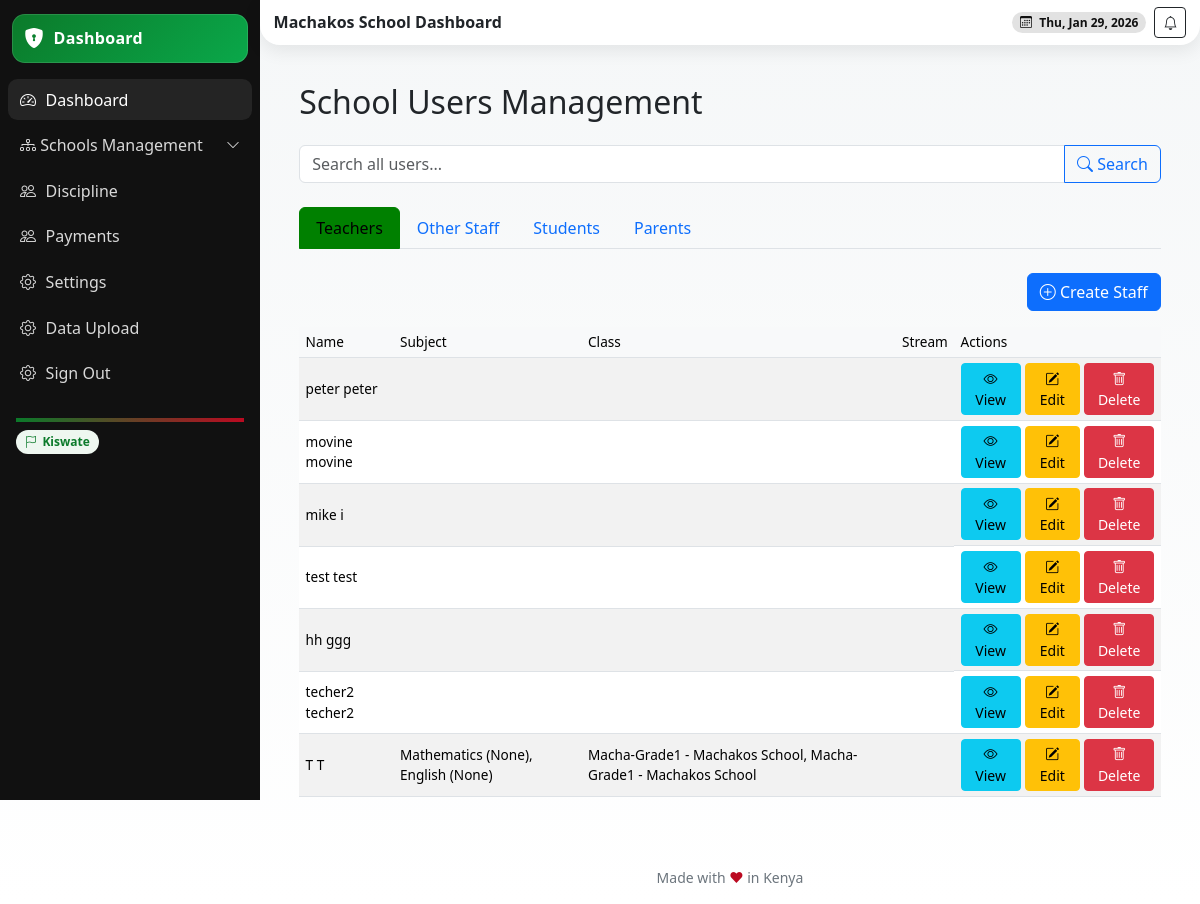
Page /school-users/ (signed in) on the earlier database version.
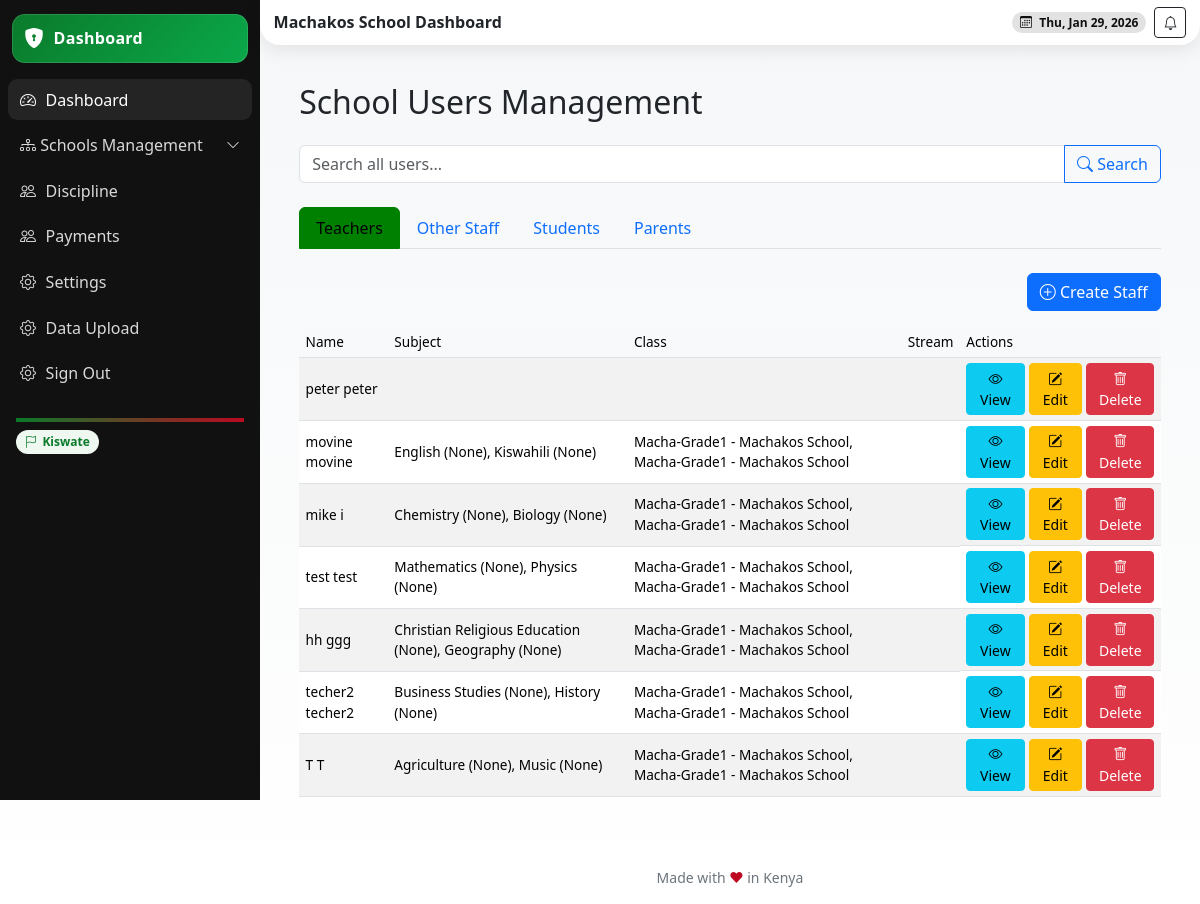
Same page on the later database version.
### school/models.py (models this page shows, shortened)
class StaffProfile(models.Model):
    user = models.OneToOneField(User, on_delete=models.CASCADE)
    staff_id = models.CharField(max_length=50, unique=True, db_index=True)
    date_of_birth = models.DateField(blank=True, null=True)
    gender = models.CharField(max_length=10, choices=GENDER_CHOICES, blank=True)
    employment_date = models.DateField(blank=True, null=True)
    position = models.CharField(max_length=100, choices=POSITION_CHOICES)
    tsc_number = models.CharField(max_length=50, unique=True, blank=True, null=True)
    qualification = models.TextField(blank=True, null=True)
    subjects = models.ManyToManyField(Subject, related_name='teachers_subjects', blank=True, null=True)  # Changed(max_length=255, blank=True, null=True)
    bio = models.TextField(blank=True, null=True)
    profile_picture = models.ImageField(upload_to='teachers/', blank=True, null=True)
    school = models.ForeignKey(School, on_delete=models.CASCADE)
    department = models.CharField(max_length=50, blank=True)  # e.g., 'Dining Hall', 'School Gate'
    roles = models.ManyToManyField(Role, blank=True, related_name='staff_members')

class Subject(models.Model):
    name = models.CharField(max_length=255)
    description = models.TextField(blank=True)
    code = models.CharField(max_length=100, blank=True)
    school = models.ForeignKey(School, on_delete=models.CASCADE)
    grade = models.ForeignKey(Grade, on_delete=models.CASCADE, related_name='subjects')
    pathway = models.ForeignKey(
        Pathway,
        on_delete=models.CASCADE,
        related_name='subjects',
        blank=True,
        null=True
    )
    start_date = models.DateField()
    end_date = models.DateField(blank=True, null=True)
    sessions_per_week = models.PositiveIntegerField(default=2)
    is_elective = models.BooleanField(default=False)
    is_active = models.BooleanField(default=True)
    def __str__(self):
        return f"{self.name} ({self.pathway})"

class Grade(models.Model):
    name = models.CharField(max_length=50)
    school = models.ForeignKey(School, on_delete=models.CASCADE, related_name='grades')
    lessons_per_term = models.PositiveIntegerField(default=9)
    description = models.TextField(blank=True)
    code = models.CharField(max_length=50, db_index=True)
    capacity = models.PositiveIntegerField(default=30)
    created_at = models.DateTimeField(auto_now_add=True)
    is_active = models.BooleanField(default=True)
    class Meta:
        unique_together = ['school', 'code']
    def __str__(self):
        return f"{self.name} - {self.school.name}"

class School(models.Model):
    name = models.CharField(max_length=255)
    school_admin = models.OneToOneField(User, on_delete=models.CASCADE, related_name='school_admin_profile')
    code = models.CharField(max_length=50, unique=True)
    address = models.TextField(blank=True)
    contact_email = models.EmailField()
    contact_phone = models.CharField(max_length=15)
    county = models.ForeignKey(County, on_delete=models.SET_NULL, null=True, blank=True)
    city = models.ForeignKey(City, on_delete=models.SET_NULL, null=True, blank=True)
    constituency = models.ForeignKey(Constituency, on_delete=models.SET_NULL, null=True, blank=True)
    sub_county = models.ForeignKey(SubCounty, on_delete=models.SET_NULL, null=True, blank=True)
    ward = models.ForeignKey(Ward, on_delete=models.SET_NULL, null=True, blank=True)
    created_at = models.DateTimeField(auto_now_add=True)
    is_active = models.BooleanField(default=True)

### userauths/models.py (models this page shows, shortened)
class User(AbstractUser):
    COUNTRY_CURRENCY_MAP = {
        'KENYA': 'KES',
        'UGANDA': 'UGX',
    }
    username = None  # Disable username field
    phone_number = models.CharField(max_length=15, unique=True)
    country = models.CharField(max_length=15,blank=True, null=True)
    email = models.EmailField(unique=True)
    first_name = models.CharField(max_length=50)
    last_name = models.CharField(max_length=50)
    is_staff = models.BooleanField(default=False)
    is_superuser = models.BooleanField(default=False)
    is_admin = models.BooleanField(default=False)
    school_staff = models.BooleanField(default=False)
    is_student = models.BooleanField(default=False)
    is_teacher = models.BooleanField(default=False)
    is_parent = models.BooleanField(default=False)
    is_active = models.BooleanField(default=True)
    is_verified = models.BooleanField(default=False)
    created_at = models.DateTimeField(auto_now_add=True)
    updated_at = models.DateTimeField(auto_now=True)
    objects = CustomUserManager()
    USERNAME_FIELD = 'email'  # Use email as the username field
    REQUIRED_FIELDS = ['first_name', 'last_name', 'phone_number']  # Required fields for createsuperuser
    class Meta:
        ordering = ['-created_at']

### school/views.py (the view, shortened to what this page needs)
# urls.py: path("school-users/", views.school_users, name="school-users"),
@login_required
def school_users(request):
    school = None
    try:
        school = request.user.school_admin_profile.school
    except AttributeError:
        try:
            school = request.user.staffprofile.school
        except AttributeError as e:
            logger.warning(f"Permission denied for user {request.user.email}: {e}")
            messages.error(
                request,
                f"You do not have permission to access this page. (User: {request.user.email})"
            )
            return redirect('userauths:sign-in')
    query = request.GET.get('q', '')
    teachers = StaffProfile.objects.filter(school=school, position='teacher').select_related('user').order_by('-user__created_at')
    if query:
        teachers = teachers.filter(
            Q(user__first_name__icontains=query) |
            Q(user__last_name__icontains=query)
        )
    teachers_page = paginate(request, teachers)
    other_staff = StaffProfile.objects.filter(school=school).exclude(position='teacher').select_related('user').order_by('-user__created_at')
    if query:
        other_staff = other_staff.filter(
            Q(user__first_name__icontains=query) |
            Q(user__last_name__icontains=query)
        )
    staff_page = paginate(request, other_staff)
    students = Student.objects.filter(school=school).select_related('user', 'grade_level').order_by('-user__created_at')
    students_page = paginate(request, students)
    parents = Parent.objects.filter(school=school).select_related('user').order_by('-user__created_at')
    parents_page = paginate(request, parents)
    student_update_forms = {st.id: StudentUpdateForm(instance=st) for st in students}
    parent_update_forms = {p.id: ParentUpdateForm(instance=p) for p in parents}
    staff_update_forms = {s.id: StaffUpdateForm(instance=s) for s in list(other_staff) + list(teachers)}
    context = {
        'school': school,
        'query': query,
        'teachers': teachers,
        'teachers_page': teachers_page,
        'other_staff': other_staff,
        'staff_page': staff_page,
        'students': students,
        'students_page': students_page,
        'parents': parents,
        'parents_page': parents_page,
        'student_update_forms': student_update_forms,
        'parent_update_forms': parent_update_forms,
        'staff_update_forms': staff_update_forms,
        'student_form': StudentCreationForm(school=school),
        'parent_form': ParentCreationForm(school=school),
        'parent_student_form': ParentStudentCreationForm(school=school),
        'assign_form': AssignParentStudentForm(school=school),
        'staff_form': StaffCreationForm(school=school),
    }
    return render(request, 'school/staff.html', context)

### school/forms.py (shortened to what this page needs)
class ParentCreationForm(BaseForm):
    send_email = forms.BooleanField(required=False, initial=True, label="Send welcome email")
    reset_password = forms.BooleanField(required=False, initial=False, label="Reset password")
    first_name = forms.CharField(max_length=100, required=True)
    last_name = forms.CharField(max_length=100, required=True)
    email = forms.EmailField(required=True)
    phone_number = forms.CharField(max_length=20, required=True)
    class Meta:
        model = Parent
        fields = [
            'parent_id', 'date_of_birth', 'gender', 'address', 'bio', 'profile_picture'
        ]
        widgets = {
            'date_of_birth': forms.DateInput(attrs={'type': 'date'}),
            'address': forms.Textarea(attrs={'rows': 3}),
            'bio': forms.Textarea(attrs={'rows': 2}),
        }
    def __init__(self, *args, **kwargs):
        school = kwargs.pop('school', None)  # Already pops correctly
        super().__init__(*args, **kwargs)
        self.school = school  # Redundant but safe

### school/models.py (called while the page is built)
    def __str__(self):
        return self.name

    def __str__(self):
        return f"{self.user.get_full_name()} - {self.school.name} ({self.parent_id})"

### templates/school/staff.html (shortened to what this page needs)
{% extends 'school/base.html' %}
{% load static %}
{% load widget_tweaks form_extras %}
{% block content %}
<section class="content container-fluid py-4">
<div class="container">
<h2 class="mb-4">School Users Management</h2>
<form method="GET" class="mb-4">
<div class="input-group">
<input type="text" name="q" class="form-control" placeholder="Search all users..." value="{{ query }}">
<button class="btn btn-outline-primary" type="submit"><i class="bi bi-search"></i> Search</button>
</div>
</form>
<ul class="nav nav-tabs mb-4" id="userTabs">
<li class="nav-item">
<button class="nav-link active" data-bs-toggle="tab" data-bs-target="#teachers">Teachers</button>
</li>
<li class="nav-item">
<button class="nav-link" data-bs-toggle="tab" data-bs-target="#staff">Other Staff</button>
</li>
<li class="nav-item">
<button class="nav-link" data-bs-toggle="tab" data-bs-target="#students">Students</button>
</li>
<li class="nav-item">
<button class="nav-link" data-bs-toggle="tab" data-bs-target="#parents">Parents</button>
</li>
</ul>
<div class="tab-content">
<div class="tab-pane fade show active" id="teachers">
<div class="d-flex justify-content-end mb-3">
<button class="btn btn-primary" data-bs-toggle="modal" data-bs-target="#createStaffModal">
<i class="bi bi-plus-circle"></i> Create Staff
</button>
</div>
<div class="table-responsive">
<table class="table table-striped">
<thead>
<tr><th>Name</th><th>Subject</th><th>Class</th><th>Stream</th><th>Actions</th></tr>
</thead>
<tbody>
                            {% for t in teachers %}
<tr>
<td>{{ t.user.first_name }} {{ t.user.last_name }}</td>
<td>{% for s in t.user.staffprofile.subjects.all %}{{ s }}{% if not forloop.last %}, {% endif %}{% endfor %}</td>
<td>{% for s in t.user.staffprofile.subjects.all %}{{ s.grade }}{% if not forloop.last %}, {% endif %}{% endfor %}</td>
<td>{{ t.user.staffprofile.stream }}</td>
<td class="d-flex gap-1">
<button class="btn btn-info btn-sm" data-bs-toggle="modal" data-bs-target="#viewStaffModal{{ t.id }}">
<i class="bi bi-eye"></i> View
</button>
<button class="btn btn-warning btn-sm" data-bs-toggle="modal" data-bs-target="#editStaffModal{{ t.id }}">
<i class="bi bi-pencil-square"></i> Edit
</button>
<button class="btn btn-danger btn-sm" data-bs-toggle="modal" data-bs-target="#deleteStaffModal{{ t.id }}">
<i class="bi bi-trash"></i> Delete
</button>
</td>
</tr>
                            {% empty %}
<tr><td colspan="5" class="text-center">No teachers found.</td></tr>
                            {% endfor %}
</tbody>
</table>
</div>
</div>
</div>
</div>
</section>
<link href="https://cdn.jsdelivr.net/npm/select2@4.1.0-rc.0/dist/css/select2.min.css" rel="stylesheet" />
{% endblock %}

Differences in the rows shown:
changed StaffProfile "movine": gains Subject (name+pathway "Kiswahili (None)", grade "Macha-Grade1 - Machakos School"); gains Subject (name+pathway "English (None)", grade "Macha-Grade1 - Machakos School")
changed StaffProfile "mike": gains Subject (name+pathway "Chemistry (None)", grade "Macha-Grade1 - Machakos School"); gains Subject (name+pathway "Biology (None)", grade "Macha-Grade1 - Machakos School")
changed StaffProfile "test": gains Subject (name+pathway "Physics (None)", grade "Macha-Grade1 - Machakos School"); gains Subject (name+pathway "Mathematics (None)", grade "Macha-Grade1 - Machakos School")
changed StaffProfile "hh": gains Subject (name+pathway "Christian Religious Education (None)", grade "Macha-Grade1 - Machakos School"); gains Subject (name+pathway "Geography (None)", grade "Macha-Grade1 - Machakos School")
changed StaffProfile "techer2": gains Subject (name+pathway "Business Studies (None)", grade "Macha-Grade1 - Machakos School"); gains Subject (name+pathway "History (None)", grade "Macha-Grade1 - Machakos School")
changed StaffProfile (number 7 of 7 on the later page): gains Subject (name+pathway "Agriculture (None)", grade "Macha-Grade1 - Machakos School"); gains Subject (name+pathway "Music (None)", grade "Macha-Grade1 - Machakos School"); loses Subject (name+pathway "Mathematics (None)", grade "Macha-Grade1 - Machakos School"); loses Subject (name+pathway "English (None)", grade "Macha-Grade1 - Machakos School")
